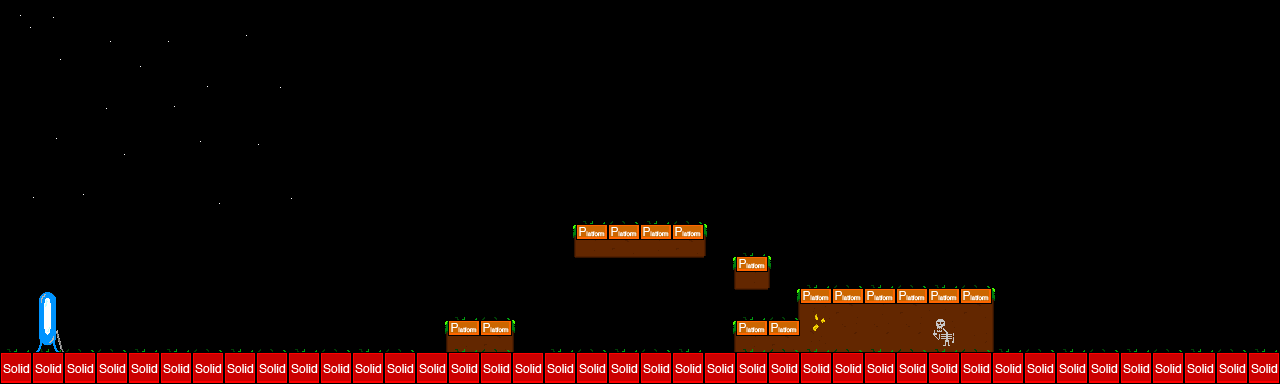

This game map was drawn from its Tiled (.tmx) file and the tilesets committed beside it. A one-line description and the trimmed map source follow:
An orthogonal 40x12 tile map with 32x32 px tiles, 4 tile layers (background, background_2, foreground, collision), 2 tilesets, 2 image layers and 6 objects (3x CoinEntity, mainPlayer, me.LevelEntity, EnemyEntity).

<map version="1.0" orientation="orthogonal" width="40" height="12" tilewidth="32" tileheight="32">
 <tileset firstgid="1" name="area01_level_tiles" tilewidth="32" tileheight="32">
  <image source="../img/map/area01_level_tiles.png" width="640" height="241" />
 </tileset>
 <tileset firstgid="141" name="metatiles32x32" tilewidth="32" tileheight="32">
  <image source="../img/map/metatiles32x32.png" width="160" height="32" />
  <tile id="0">
   <properties>
    <property name="type" value="solid" />
   </properties>
  </tile>
  <tile id="1">
   <properties>
    <property name="type" value="platform" />
   </properties>
  </tile>
  <tile id="4">
   <properties>
    <property name="type" value="ladder" />
   </properties>
  </tile>
 </tileset>
 <imagelayer name="Parallax_layer1" width="40" height="12">
  <image source="../img/area01_bkg0.png" />
  <properties>
   <property name="ratio" value=".25" />
  </properties>
 </imagelayer>
 <imagelayer name="Parallax_layer2" width="40" height="12">
  <image source="../img/area01_bkg1.png" />
  <properties>
   <property name="ratio" value=".35" />
  </properties>
 </imagelayer>
 <layer name="background" width="40" height="12">
  <data>[480 cells, 117 non-empty, 16 distinct tile ids]</data>
 </layer>
 <layer name="background_2" width="40" height="12">
  <data>[480 cells, 14 non-empty, 2 distinct tile ids]</data>
 </layer>
 <objectgroup name="Entities" width="40" height="12">
  <object name="mainPlayer" x="78" y="310" width="32" height="32">
   <properties>
    <property name="image" value="gripe_run_right" />
    <property name="spriteheight" value="19" />
    <property name="spritewidth" value="17" />
   </properties>
  </object>
  <object name="me.LevelEntity" x="1249" y="3" width="29" height="346">
   <properties>
    <property name="duration" value="250" />
    <property name="fade" value="#000000" />
    <property name="to" value="area02" />
   </properties>
  </object>
 </objectgroup>
 <objectgroup name="EnemyEntites" width="40" height="12">
  <object name="EnemyEntity" x="571" y="188" width="137" height="32">
   <properties>
    <property name="spritewidth" value="32" />
   </properties>
  </object>
  <object name="CoinEntity" x="474" y="309" width="8" height="8">
   <properties>
    <property name="image" value="spinning_coin_gold" />
    <property name="spriteheight" value="8" />
    <property name="spritewidth " value="8" />
   </properties>
  </object>
  <object name="CoinEntity" x="634" y="212" width="8" height="8">
   <properties>
    <property name="image" value="spinning_coin_gold" />
    <property name="spriteheight" value="8" />
    <property name="spritewidth " value="8" />
   </properties>
  </object>
  <object name="CoinEntity" x="889" y="277" width="8" height="8">
   <properties>
    <property name="image" value="spinning_coin_gold" />
    <property name="spriteheight" value="8" />
    <property name="spritewidth " value="8" />
   </properties>
  </object>
 </objectgroup>
 <layer name="foreground" width="40" height="12">
  <data>[480 cells, 2 non-empty, 2 distinct tile ids]</data>
 </layer>
 <layer name="collision" width="40" height="12">
  <data>[480 cells, 55 non-empty, 2 distinct tile ids]</data>
 </layer>
</map>